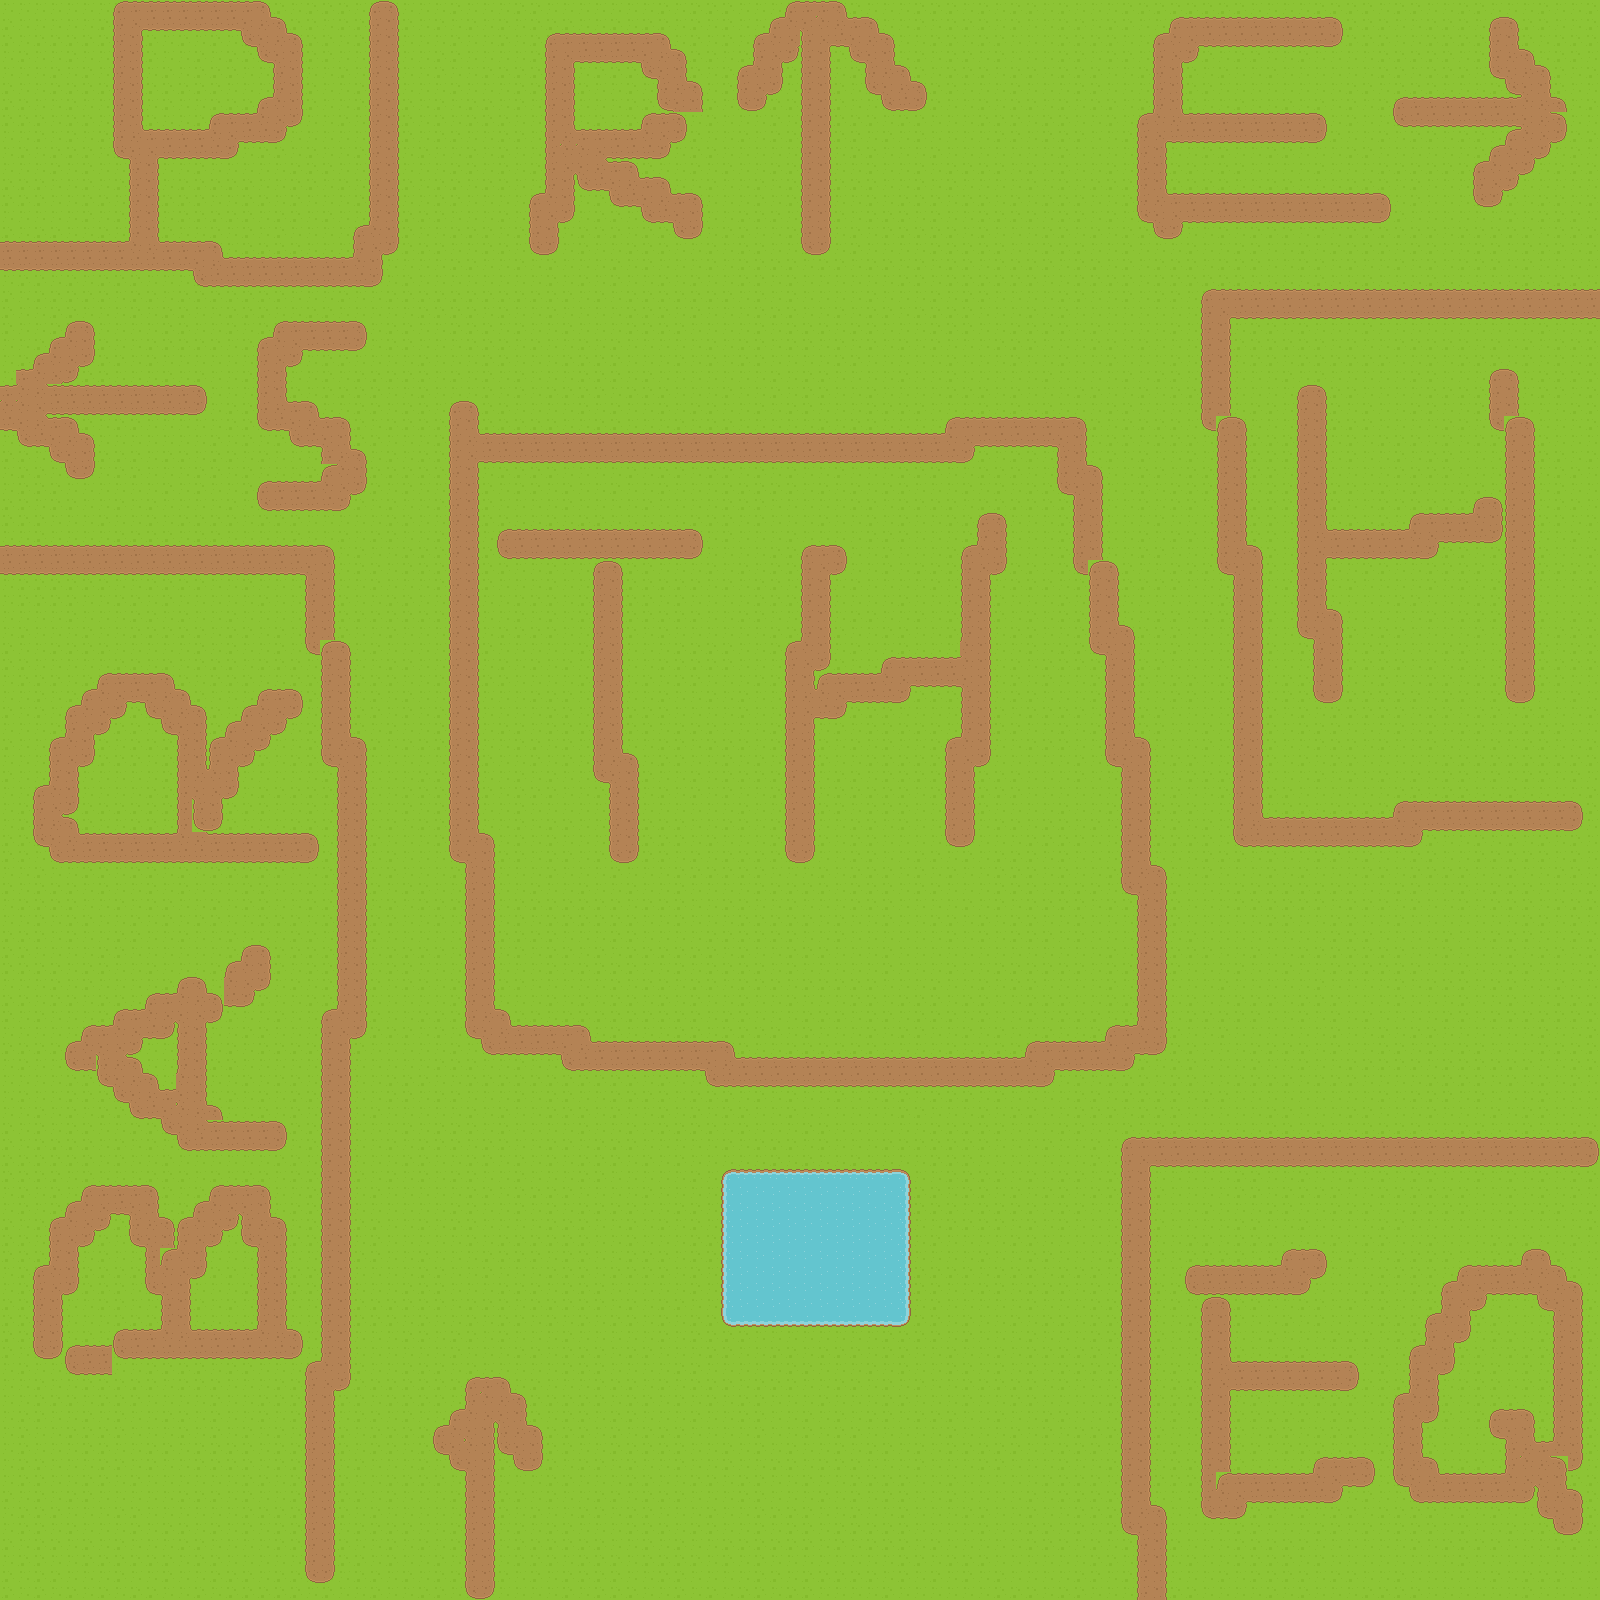

Below is a game level as drawn by its tile map, then a one-line description and the .tmx that defines it (tile-layer data replaced by summaries):
An orthogonal 100x100 tile map with 16x16 px tiles, 2 tile layers (grass, Tile Layer 2).

<map version="1.0" tiledversion="1.1.4" orientation="orthogonal" renderorder="left-down" width="100" height="100" tilewidth="16" tileheight="16" infinite="0" nextobjectid="1">
 <tileset firstgid="1" source="base tileset.tsx" />
 <layer name="grass" width="100" height="100">
  <data>[10000 cells, 10000 non-empty, 2 distinct tile ids]</data>
 </layer>
 <layer name="Tile Layer 2" width="100" height="100">
  <data>[10000 cells, 2330 non-empty, 21 distinct tile ids]</data>
 </layer>
</map>
